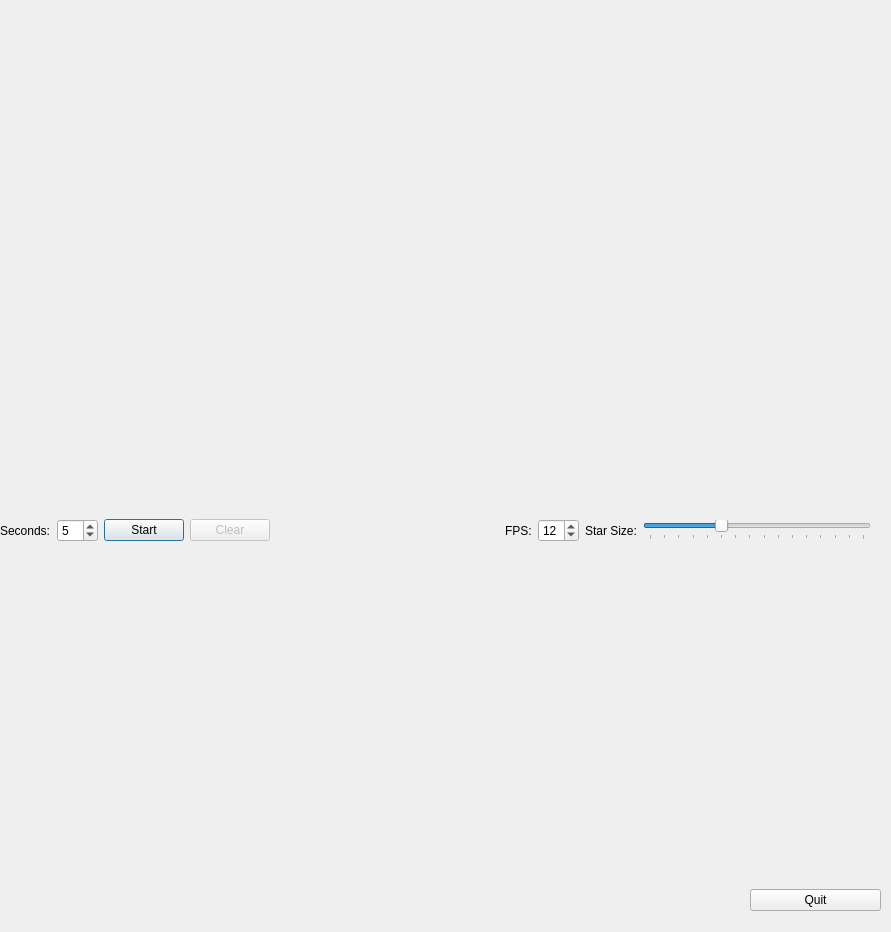
<?xml version="1.0" encoding="UTF-8"?>
<ui version="4.0">
 <class>Dialog</class>
 <widget class="QDialog" name="Dialog">
  <property name="geometry">
   <rect>
    <x>0</x>
    <y>0</y>
    <width>891</width>
    <height>932</height>
   </rect>
  </property>
  <property name="sizePolicy">
   <sizepolicy hsizetype="Expanding" vsizetype="Expanding">
    <horstretch>0</horstretch>
    <verstretch>0</verstretch>
   </sizepolicy>
  </property>
  <property name="windowTitle">
   <string>Dialog</string>
  </property>
  <widget class="QWidget" name="lightcurveArea" native="true">
   <property name="geometry">
    <rect>
     <x>0</x>
     <y>10</y>
     <width>881</width>
     <height>921</height>
    </rect>
   </property>
   <property name="sizePolicy">
    <sizepolicy hsizetype="Expanding" vsizetype="Expanding">
     <horstretch>0</horstretch>
     <verstretch>0</verstretch>
    </sizepolicy>
   </property>
   <widget class="QWidget" name="lcArea" native="true">
    <property name="geometry">
     <rect>
      <x>9</x>
      <y>547</y>
      <width>871</width>
      <height>321</height>
     </rect>
    </property>
    <property name="sizePolicy">
     <sizepolicy hsizetype="Expanding" vsizetype="Expanding">
      <horstretch>0</horstretch>
      <verstretch>0</verstretch>
     </sizepolicy>
    </property>
    <layout class="QVBoxLayout" name="lcLayout"/>
   </widget>
   <widget class="QWidget" name="layoutWidget">
    <property name="geometry">
     <rect>
      <x>0</x>
      <y>500</y>
      <width>871</width>
      <height>41</height>
     </rect>
    </property>
    <layout class="QHBoxLayout" name="horizontalLayout">
     <item>
      <widget class="QLabel" name="seconds_label">
       <property name="text">
        <string>Seconds:</string>
       </property>
      </widget>
     </item>
     <item>
      <widget class="QSpinBox" name="lc_interval">
       <property name="maximum">
        <number>10</number>
       </property>
       <property name="singleStep">
        <number>1</number>
       </property>
       <property name="value">
        <number>5</number>
       </property>
      </widget>
     </item>
     <item>
      <widget class="QPushButton" name="start_button">
       <property name="text">
        <string>Start</string>
       </property>
      </widget>
     </item>
     <item>
      <widget class="QPushButton" name="clear_button">
       <property name="enabled">
        <bool>false</bool>
       </property>
       <property name="text">
        <string>Clear</string>
       </property>
       <property name="checkable">
        <bool>false</bool>
       </property>
      </widget>
     </item>
     <item>
      <spacer name="horizontalSpacer">
       <property name="orientation">
        <enum>Qt::Horizontal</enum>
       </property>
       <property name="sizeHint" stdset="0">
        <size>
         <width>40</width>
         <height>20</height>
        </size>
       </property>
      </spacer>
     </item>
     <item>
      <widget class="QLabel" name="fps_label">
       <property name="text">
        <string>FPS:</string>
       </property>
      </widget>
     </item>
     <item>
      <widget class="QSpinBox" name="fps_box">
       <property name="minimum">
        <number>1</number>
       </property>
       <property name="maximum">
        <number>30</number>
       </property>
       <property name="value">
        <number>12</number>
       </property>
      </widget>
     </item>
     <item>
      <widget class="QLabel" name="radius_label">
       <property name="text">
        <string>Star Size:</string>
       </property>
      </widget>
     </item>
     <item>
      <widget class="QSlider" name="radius_slider">
       <property name="minimum">
        <number>50</number>
       </property>
       <property name="maximum">
        <number>200</number>
       </property>
       <property name="singleStep">
        <number>5</number>
       </property>
       <property name="value">
        <number>100</number>
       </property>
       <property name="sliderPosition">
        <number>100</number>
       </property>
       <property name="orientation">
        <enum>Qt::Horizontal</enum>
       </property>
       <property name="invertedAppearance">
        <bool>false</bool>
       </property>
       <property name="invertedControls">
        <bool>false</bool>
       </property>
       <property name="tickPosition">
        <enum>QSlider::TicksBelow</enum>
       </property>
      </widget>
     </item>
    </layout>
   </widget>
   <widget class="QWidget" name="webcamArea" native="true">
    <property name="geometry">
     <rect>
      <x>10</x>
      <y>0</y>
      <width>871</width>
      <height>491</height>
     </rect>
    </property>
    <property name="sizePolicy">
     <sizepolicy hsizetype="Expanding" vsizetype="Expanding">
      <horstretch>0</horstretch>
      <verstretch>0</verstretch>
     </sizepolicy>
    </property>
    <layout class="QVBoxLayout" name="webcamLayout"/>
   </widget>
   <widget class="QWidget" name="horizontalLayoutWidget">
    <property name="geometry">
     <rect>
      <x>750</x>
      <y>870</y>
      <width>131</width>
      <height>41</height>
     </rect>
    </property>
    <layout class="QHBoxLayout" name="horizontalLayout_2">
     <item>
      <widget class="QPushButton" name="quit_button">
       <property name="text">
        <string>Quit</string>
       </property>
      </widget>
     </item>
    </layout>
   </widget>
  </widget>
 </widget>
 <resources/>
 <connections/>
</ui>
